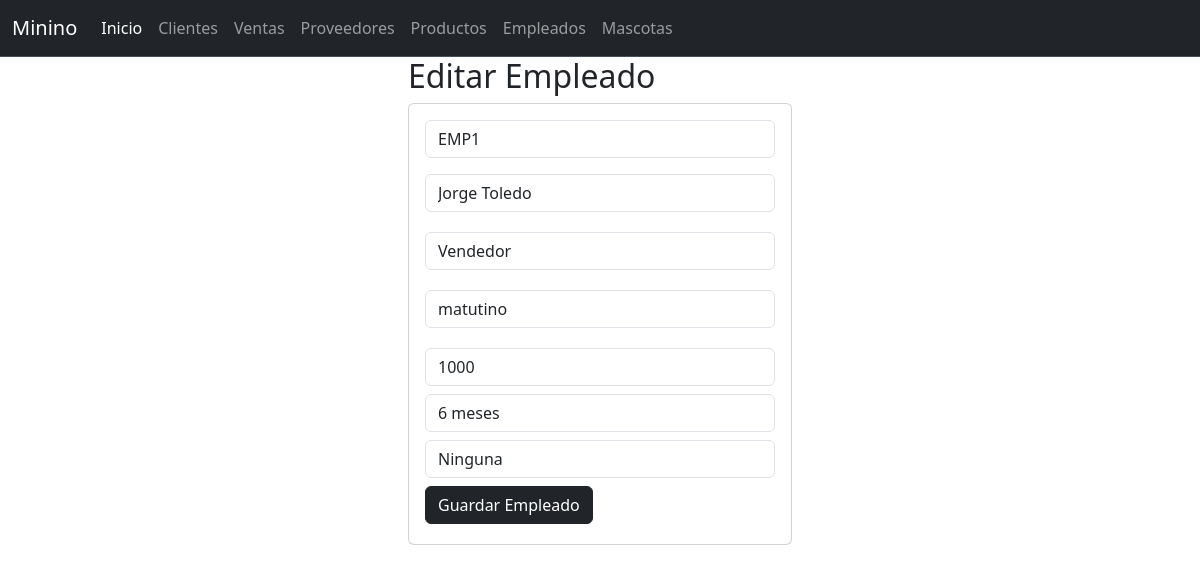
Screenshot of /seleccionarEmpleado/EMP1 with the database file from the repository.
### empleados_app/models.py (models this page shows, shortened)
class Empleado(models.Model):
    codigo=models.CharField(primary_key=True,max_length=60)
    nombre=models.CharField(max_length=100)
    cargo=models.CharField(max_length=60)
    horario=models.CharField(max_length=60)
    salario=models.PositiveSmallIntegerField()
    experiencia=models.CharField(max_length=60)
    certificaciones=models.CharField(max_length=60)

### empleados_app/views.py (the view)
# urls.py: path("seleccionarEmpleado/<codigo>",views.seleccionarEmpleado,name="seleccionarEmpleado"),
def seleccionarEmpleado(request,codigo):
    empleado=Empleado.objects.get(codigo=codigo)
    return render(request,"editarEmpleado.html",{"misempleados":empleado})

### empleados_app/templates/editarEmpleado.html
{% extends "base.html" %}
{% block cuerpo %}
<div class="row">
    <div class="col-md-4 offset-md-4">
        <h2>Editar Empleado</h2>
        <div class="card">
            <div class="card-body">
                <form action="/editarEmpleado/" method="POST"> {% csrf_token %}
                    <div class="form-group">
                        <input type="text" id="txtcodigo" name="txtcodigo" class="form-control" value="{{misempleados.codigo}}" minlength="1" maxlength="6" readonly required>
                    </div>
                    <div class="form-group py-3">
                            <input type="text" id="txtnombre" name="txtnombre" class="form-control" value="{{misempleados.nombre}}" maxlength="100" required>
                        </div>
                    <div class="form-group py-1">
                        <input type="text" id="txtcargo" name="txtcargo" class="form-control" minlength="1" maxlength="9" value="{{misempleados.cargo}}" required>
                    </div>
                    <div class="form-group py-3">
                        <input type="text" id="txthorario" name="txthorario" class="form-control" value="{{misempleados.horario}}" maxlength="100" required>
                    </div>
                    <div class="form-group py-1">
                        <input type="text" id="txtsalario" name="txtsalario" class="form-control" minlength="1" maxlength="9" value="{{misempleados.salario}}" required>
                    </div>
                    <div class="form-group py-1">
                        <input type="text" id="txtexperiencia" name="txtexperiencia" class="form-control" minlength="1" maxlength="9" value="{{misempleados.experiencia}}" required>
                    </div>
                    <div class="form-group py-1">
                        <input type="text" id="txtcertificaciones" name="txtcertificaciones" class="form-control" minlength="1" maxlength="9" value="{{misempleados.certificaciones}}" required>
                    </div>
                    <div class="form-group py-1">
                        <button type="submit" class="btn btn-dark">Guardar Empleado</button>
                    </div>
                </form>
            </div>
        </div>
    </div>
</div>
{% endblock %}

### rows the page displays
Empleado: txtcodigo "EMP1", txtnombre "Jorge Toledo", txtcargo "Vendedor", txthorario "matutino", txtsalario "1000", txtexperiencia "6 meses", txtcertificaciones "Ninguna"
